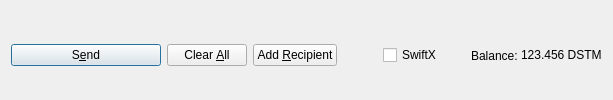
         <widget class="QFrame" name="frame_Send">
          <layout class="QHBoxLayout" name="horizontalLayout">
           <property name="bottomMargin">
            <number>0</number>
           </property>
           <item>
            <widget class="QPushButton" name="sendButton">
             <property name="minimumSize">
              <size>
               <width>150</width>
               <height>0</height>
              </size>
             </property>
             <property name="toolTip">
              <string>Confirm the send action</string>
             </property>
             <property name="text">
              <string>S&amp;end</string>
             </property>
             <property name="icon">
              <iconset resource="../dystem.qrc">
               <normaloff>:/icons/send</normaloff>:/icons/send</iconset>
             </property>
             <property name="autoDefault">
              <bool>false</bool>
             </property>
             <property name="default">
              <bool>true</bool>
             </property>
            </widget>
           </item>
           <item>
            <widget class="QPushButton" name="clearButton">
             <property name="sizePolicy">
              <sizepolicy hsizetype="Minimum" vsizetype="Fixed">
               <horstretch>0</horstretch>
               <verstretch>0</verstretch>
              </sizepolicy>
             </property>
             <property name="toolTip">
              <string>Clear all fields of the form.</string>
             </property>
             <property name="text">
              <string>Clear &amp;All</string>
             </property>
             <property name="icon">
              <iconset resource="../dystem.qrc">
               <normaloff>:/icons/remove</normaloff>:/icons/remove</iconset>
             </property>
             <property name="autoDefault">
              <bool>false</bool>
             </property>
            </widget>
           </item>
           <item>
            <widget class="QPushButton" name="addButton">
             <property name="toolTip">
              <string>Send to multiple recipients at once</string>
             </property>
             <property name="text">
              <string>Add &amp;Recipient</string>
             </property>
             <property name="icon">
              <iconset resource="../dystem.qrc">
               <normaloff>:/icons/add</normaloff>:/icons/add</iconset>
             </property>
             <property name="autoDefault">
              <bool>false</bool>
             </property>
            </widget>
           </item>
           <item>
            <spacer name="horizontalSpacer">
             <property name="orientation">
              <enum>Qt::Horizontal</enum>
             </property>
             <property name="sizeHint" stdset="0">
              <size>
               <width>40</width>
               <height>20</height>
              </size>
             </property>
            </spacer>
           </item>
           <item>
            <layout class="QHBoxLayout" name="horizontalLayout_2">
             <property name="spacing">
              <number>3</number>
             </property>
             <item>
              <widget class="QCheckBox" name="checkSwiftTX">
               <property name="enabled">
                <bool>true</bool>
               </property>
               <property name="minimumSize">
                <size>
                 <width>85</width>
                 <height>0</height>
                </size>
               </property>
               <property name="text">
                <string>SwiftX</string>
               </property>
              </widget>
             </item>
             <item>
              <widget class="QLabel" name="label">
               <property name="text">
                <string>Balance:</string>
               </property>
              </widget>
             </item>
             <item>
              <widget class="QLabel" name="labelBalance">
               <property name="sizePolicy">
                <sizepolicy hsizetype="Preferred" vsizetype="Fixed">
                 <horstretch>0</horstretch>
                 <verstretch>0</verstretch>
                </sizepolicy>
               </property>
               <property name="cursor">
                <cursorShape>IBeamCursor</cursorShape>
               </property>
               <property name="text">
                <string notr="true">123.456 DSTM</string>
               </property>
               <property name="textInteractionFlags">
                <set>Qt::LinksAccessibleByMouse|Qt::TextSelectableByKeyboard|Qt::TextSelectableByMouse</set>
               </property>
              </widget>
             </item>
            </layout>
           </item>
          </layout>
         </widget>
